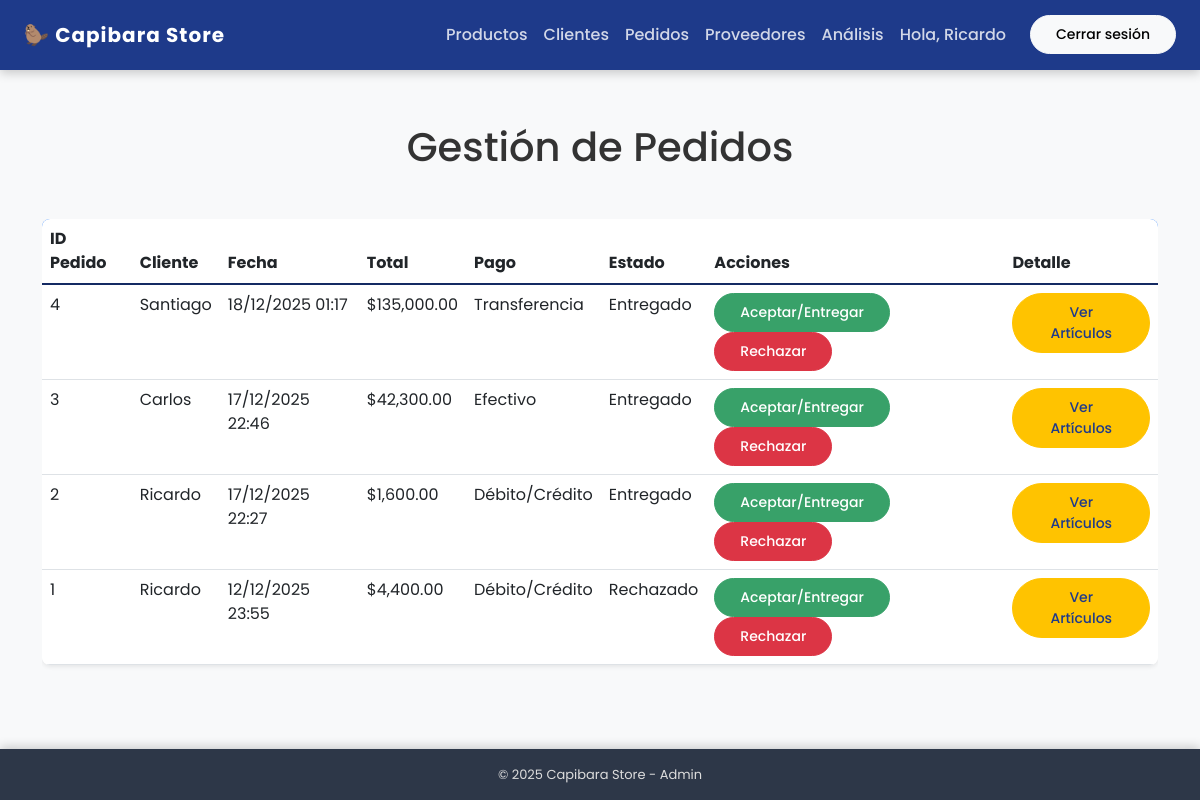
The app's page /catalogo-productos/pedidos_admin.php (signed in) with its own data.
### tables this page shows
CREATE TABLE `pedidos` (
  `id` int NOT NULL AUTO_INCREMENT,
  `usuario_id` int NOT NULL,
  `usuario_nombre` varchar(100) NOT NULL,
  `fecha_pedido` datetime NOT NULL,
  `total` decimal(10,2) NOT NULL,
  `metodo_pago` varchar(50) NOT NULL,
  `estado` varchar(50) DEFAULT 'Pendiente de Retiro',
  PRIMARY KEY (`id`),
  KEY `usuario_id` (`usuario_id`),
  CONSTRAINT `pedidos_ibfk_1` FOREIGN KEY (`usuario_id`) REFERENCES `usuarios` (`id`)
);

### catalogo-productos/pedidos_admin.php (the view, shortened to what this page needs)
<?php
require '../catalogo-conexion/conexion.php';
$sql = "SELECT * FROM pedidos ORDER BY fecha_pedido DESC";
$resultado = $conexion->query($sql);
$pedidos = $resultado->fetch_all(MYSQLI_ASSOC);
?>
<!DOCTYPE html>
<html lang="es">
<head>
    <link href="https://cdn.jsdelivr.net/npm/bootstrap@5.3.0/dist/css/bootstrap.min.css" rel="stylesheet">
    <link rel="stylesheet" href="https://cdnjs.cloudflare.com/ajax/libs/font-awesome/6.4.0/css/all.min.css">
    <link rel="stylesheet" href="style2.css">
</head>
<body>
    <?php include('../catalogo-productos/header.php');  ?>
    <div class="main-content">
        <div class="container py-5 fade-in">
            <h1 class="text-center mb-5">Gestión de Pedidos</h1>
            <?php if (empty($pedidos)): ?>
                <div class="alert alert-info text-center">No hay pedidos pendientes.</div>
            <?php else: ?>
                <div class="table-responsive">
                    <table class="table table-hover shadow-sm">
                        <thead class="bg-primary text-white">
                            <tr>
                                <th>ID Pedido</th>
                                <th>Cliente</th>
                                <th>Fecha</th>
                                <th>Total</th>
                                <th>Pago</th>
                                <th>Estado</th>
                                <th>Acciones</th>
                                <th>Detalle</th>
                            </tr>
                        </thead>
                        <tbody>
                            <?php foreach ($pedidos as $p):
                                $estado_class = 'estado-' . strtolower(str_replace(' ', '', $p['estado']));
                            ?>
                                <tr data-id="<?= $p['id'] ?>">
                                    <td><?= htmlspecialchars($p['id']) ?></td>
                                    <td><?= htmlspecialchars($p['usuario_nombre']) ?></td>
                                    <td><?= date('d/m/Y H:i', strtotime($p['fecha_pedido'])) ?></td>
                                    <td>$<?= number_format($p['total'], 2) ?></td>
                                    <td><?= htmlspecialchars($p['metodo_pago']) ?></td>
                                    <td class="<?= $estado_class ?>" id="estado-<?= $p['id'] ?>">
                                        <?= htmlspecialchars($p['estado']) ?>
                                    </td>
                                    <td>
                                        <button class="btn btn-sm btn-success btn-estado" data-id="<?= $p['id'] ?>" data-nuevo-estado="Entregado">Aceptar/Entregar</button>
                                        <button class="btn btn-sm btn-danger btn-estado" data-id="<?= $p['id'] ?>" data-nuevo-estado="Rechazado">Rechazar</button>
                                    </td>
                                    <td>
                                        <button class="btn btn-sm btn-info" data-bs-toggle="modal" data-bs-target="#modalDetalle<?= $p['id'] ?>">Ver Artículos</button>
                                    </td>
                                </tr>
                            <?php endforeach; ?>
                        </tbody>
                    </table>
                </div>
            <?php endif; ?>
        </div>
    </div>
    <footer class="mt-auto py-3">
        <div class="container text-center">
            &copy; <?= date('Y'); ?> Capibara Store - Admin
        </div>
    </footer>
</body>
</html>

### catalogo-productos/style2.css (style rules this page uses)
:root { --color-primary: #1E3A8A; --color-capibara-dark: #6B462C; --color-capibara-light: #B48A74; --color-accent: #FFC300; --color-success: #38A169; --color-background: #F8F9FA; --color-footer: #2D3748; }
html { height: 100%; }
body { font-family: 'Poppins', sans-serif; background-color: var(--color-background); color: #333; margin: 0; display: flex; flex-direction: column; min-height: 100vh; }
.main-content { flex: 1; padding-top: 75px; }
.btn { border-radius: 50px; font-weight: 500; padding: 8px 25px; transition: all 0.2s; }
.btn-success { background-color: var(--color-success); border-color: var(--color-success); }
.btn-info, .btn-warning { background-color: var(--color-accent) !important; border-color: var(--color-accent) !important; color: var(--color-primary) !important; }
.table { background-color: #fff; border-radius: 8px; overflow: hidden; box-shadow: 0 2px 8px rgba(0,0,0,0.05); }
.table thead { background-color: var(--color-primary); color: #fff; border-bottom: 2px solid #142a63; }
.estado-entregado { background-color: #d4edda; color: #155724; }
.estado-rechazado { background-color: #f8d7da; color: #721c24; }
footer { background-color: var(--color-footer); color: #ddd; text-align: center; padding: 15px 0; margin-top: auto; font-size: 13px; width: 100%; box-shadow: 0 -2px 10px rgba(0, 0, 0, 0.2); }
.fade-in { animation: fadeIn 0.8s ease-out; }

### catalogo-productos/pedidos_admin.php (style rules this page uses)
.estado-entregado { background-color: #d4edda; color: #155724; }
.estado-rechazado { background-color: #f8d7da; color: #721c24; }

### records on screen
pedidos: id "4", usuario_nombre "Santiago", fecha_pedido "18/12/2025 01:17", total "135,000.00", metodo_pago "Transferencia", estado "Entregado"
pedidos: id "3", usuario_nombre "Carlos", fecha_pedido "17/12/2025 22:46", total "42,300.00", metodo_pago "Efectivo", estado "Entregado"
pedidos: id "2", usuario_nombre "Ricardo", fecha_pedido "17/12/2025 22:27", total "1,600.00", metodo_pago "Débito/Crédito", estado "Entregado"
pedidos: id "1", usuario_nombre "Ricardo", fecha_pedido "12/12/2025 23:55", total "4,400.00", metodo_pago "Débito/Crédito", estado "Rechazado"

### other values on screen
$nombreUsuario "Ricardo"
